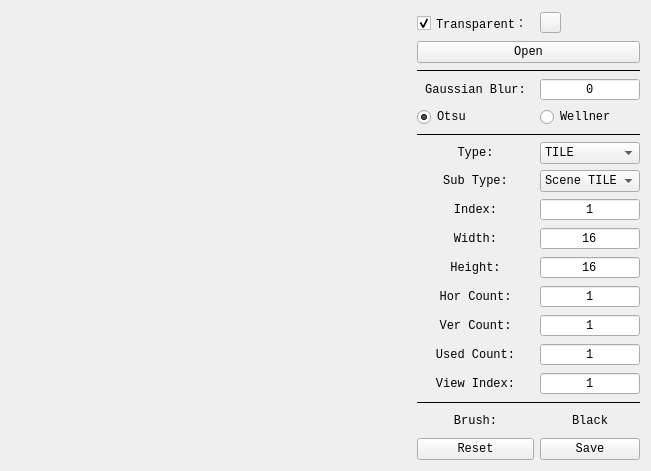
<?xml version="1.0" encoding="UTF-8"?>
<ui version="4.0">
 <class>IconViewEditWidget</class>
 <widget class="QWidget" name="IconViewEditWidget">
  <property name="geometry">
   <rect>
    <x>0</x>
    <y>0</y>
    <width>639</width>
    <height>439</height>
   </rect>
  </property>
  <property name="font">
   <font>
    <family>Consolas</family>
   </font>
  </property>
  <layout class="QHBoxLayout" name="horizontalLayout" stretch="1,0">
   <item>
    <widget class="IconViewEdit" name="iconViewEdit" native="true">
     <property name="minimumSize">
      <size>
       <width>400</width>
       <height>400</height>
      </size>
     </property>
     <property name="font">
      <font>
       <family>Consolas</family>
      </font>
     </property>
    </widget>
   </item>
   <item>
    <layout class="QGridLayout" name="gridLayout">
     <item row="8" column="1">
      <widget class="QSpinBox" name="iconIdx">
       <property name="font">
        <font>
         <family>Consolas</family>
         <pointsize>9</pointsize>
         <bold>false</bold>
        </font>
       </property>
       <property name="alignment">
        <set>Qt::AlignCenter</set>
       </property>
       <property name="buttonSymbols">
        <enum>QAbstractSpinBox::NoButtons</enum>
       </property>
       <property name="minimum">
        <number>1</number>
       </property>
       <property name="maximum">
        <number>255</number>
       </property>
      </widget>
     </item>
     <item row="7" column="1">
      <widget class="QComboBox" name="iconSubType">
       <item>
        <property name="text">
         <string>Scene TILE</string>
        </property>
       </item>
      </widget>
     </item>
     <item row="15" column="0" colspan="2">
      <widget class="Line" name="line_3">
       <property name="font">
        <font>
         <family>Consolas</family>
        </font>
       </property>
       <property name="frameShadow">
        <enum>QFrame::Plain</enum>
       </property>
       <property name="orientation">
        <enum>Qt::Horizontal</enum>
       </property>
      </widget>
     </item>
     <item row="11" column="1">
      <widget class="QSpinBox" name="iconHorCnt">
       <property name="font">
        <font>
         <family>Consolas</family>
         <pointsize>9</pointsize>
         <bold>false</bold>
        </font>
       </property>
       <property name="alignment">
        <set>Qt::AlignCenter</set>
       </property>
       <property name="buttonSymbols">
        <enum>QAbstractSpinBox::NoButtons</enum>
       </property>
       <property name="minimum">
        <number>0</number>
       </property>
       <property name="maximum">
        <number>255</number>
       </property>
       <property name="value">
        <number>1</number>
       </property>
      </widget>
     </item>
     <item row="8" column="0">
      <widget class="QLabel" name="iconIdxLbl">
       <property name="font">
        <font>
         <family>Consolas</family>
        </font>
       </property>
       <property name="text">
        <string>Index:</string>
       </property>
       <property name="alignment">
        <set>Qt::AlignCenter</set>
       </property>
      </widget>
     </item>
     <item row="4" column="0">
      <widget class="QRadioButton" name="otsuRB">
       <property name="text">
        <string>Otsu</string>
       </property>
       <property name="checked">
        <bool>true</bool>
       </property>
       <attribute name="buttonGroup">
        <string notr="true">binBtnGroup</string>
       </attribute>
      </widget>
     </item>
     <item row="3" column="1">
      <widget class="QSpinBox" name="gaussianBlur">
       <property name="font">
        <font>
         <family>Consolas</family>
         <pointsize>9</pointsize>
         <bold>false</bold>
        </font>
       </property>
       <property name="alignment">
        <set>Qt::AlignCenter</set>
       </property>
       <property name="buttonSymbols">
        <enum>QAbstractSpinBox::NoButtons</enum>
       </property>
       <property name="minimum">
        <number>0</number>
       </property>
       <property name="maximum">
        <number>15</number>
       </property>
      </widget>
     </item>
     <item row="16" column="1">
      <widget class="QPushButton" name="brushBtn">
       <property name="font">
        <font>
         <family>Consolas</family>
        </font>
       </property>
       <property name="text">
        <string>Black</string>
       </property>
       <property name="flat">
        <bool>true</bool>
       </property>
      </widget>
     </item>
     <item row="6" column="1">
      <widget class="QComboBox" name="iconType">
       <item>
        <property name="text">
         <string>TILE</string>
        </property>
       </item>
       <item>
        <property name="text">
         <string>Role</string>
        </property>
       </item>
       <item>
        <property name="text">
         <string>Prop</string>
        </property>
       </item>
       <item>
        <property name="text">
         <string>Effect</string>
        </property>
       </item>
       <item>
        <property name="text">
         <string>Extra</string>
        </property>
       </item>
      </widget>
     </item>
     <item row="10" column="0">
      <widget class="QLabel" name="iconHeightLbl">
       <property name="font">
        <font>
         <family>Consolas</family>
        </font>
       </property>
       <property name="text">
        <string>Height:</string>
       </property>
       <property name="alignment">
        <set>Qt::AlignCenter</set>
       </property>
      </widget>
     </item>
     <item row="14" column="0">
      <widget class="QLabel" name="iconViewIdxLbl">
       <property name="font">
        <font>
         <family>Consolas</family>
        </font>
       </property>
       <property name="text">
        <string>View Index:</string>
       </property>
       <property name="alignment">
        <set>Qt::AlignCenter</set>
       </property>
      </widget>
     </item>
     <item row="14" column="1">
      <widget class="QSpinBox" name="iconViewIdx">
       <property name="font">
        <font>
         <family>Consolas</family>
         <pointsize>9</pointsize>
         <bold>false</bold>
        </font>
       </property>
       <property name="alignment">
        <set>Qt::AlignCenter</set>
       </property>
       <property name="buttonSymbols">
        <enum>QAbstractSpinBox::NoButtons</enum>
       </property>
       <property name="minimum">
        <number>0</number>
       </property>
       <property name="maximum">
        <number>255</number>
       </property>
       <property name="value">
        <number>1</number>
       </property>
      </widget>
     </item>
     <item row="0" column="0">
      <widget class="QCheckBox" name="transChk">
       <property name="text">
        <string>Transparent：</string>
       </property>
       <property name="checked">
        <bool>true</bool>
       </property>
      </widget>
     </item>
     <item row="4" column="1">
      <widget class="QRadioButton" name="wellnerRB">
       <property name="text">
        <string>Wellner</string>
       </property>
       <attribute name="buttonGroup">
        <string notr="true">binBtnGroup</string>
       </attribute>
      </widget>
     </item>
     <item row="5" column="0" colspan="2">
      <widget class="Line" name="line_2">
       <property name="font">
        <font>
         <family>Consolas</family>
        </font>
       </property>
       <property name="frameShadow">
        <enum>QFrame::Plain</enum>
       </property>
       <property name="orientation">
        <enum>Qt::Horizontal</enum>
       </property>
      </widget>
     </item>
     <item row="12" column="1">
      <widget class="QSpinBox" name="iconVerCnt">
       <property name="font">
        <font>
         <family>Consolas</family>
         <pointsize>9</pointsize>
         <bold>false</bold>
        </font>
       </property>
       <property name="alignment">
        <set>Qt::AlignCenter</set>
       </property>
       <property name="buttonSymbols">
        <enum>QAbstractSpinBox::NoButtons</enum>
       </property>
       <property name="minimum">
        <number>0</number>
       </property>
       <property name="maximum">
        <number>255</number>
       </property>
       <property name="value">
        <number>1</number>
       </property>
      </widget>
     </item>
     <item row="9" column="1">
      <widget class="QSpinBox" name="iconWidth">
       <property name="font">
        <font>
         <family>Consolas</family>
         <pointsize>9</pointsize>
         <bold>false</bold>
        </font>
       </property>
       <property name="alignment">
        <set>Qt::AlignCenter</set>
       </property>
       <property name="buttonSymbols">
        <enum>QAbstractSpinBox::NoButtons</enum>
       </property>
       <property name="minimum">
        <number>0</number>
       </property>
       <property name="maximum">
        <number>255</number>
       </property>
       <property name="value">
        <number>16</number>
       </property>
      </widget>
     </item>
     <item row="7" column="0">
      <widget class="QLabel" name="iconSubTypeLbl">
       <property name="font">
        <font>
         <family>Consolas</family>
        </font>
       </property>
       <property name="text">
        <string>Sub Type:</string>
       </property>
       <property name="alignment">
        <set>Qt::AlignCenter</set>
       </property>
      </widget>
     </item>
     <item row="9" column="0">
      <widget class="QLabel" name="iconWidthLbl">
       <property name="font">
        <font>
         <family>Consolas</family>
        </font>
       </property>
       <property name="text">
        <string>Width:</string>
       </property>
       <property name="alignment">
        <set>Qt::AlignCenter</set>
       </property>
      </widget>
     </item>
     <item row="12" column="0">
      <widget class="QLabel" name="iconVerCntLbl">
       <property name="font">
        <font>
         <family>Consolas</family>
        </font>
       </property>
       <property name="text">
        <string>Ver Count:</string>
       </property>
       <property name="alignment">
        <set>Qt::AlignCenter</set>
       </property>
      </widget>
     </item>
     <item row="1" column="0" colspan="2">
      <widget class="QPushButton" name="openFile">
       <property name="font">
        <font>
         <family>Consolas</family>
        </font>
       </property>
       <property name="text">
        <string>Open</string>
       </property>
      </widget>
     </item>
     <item row="2" column="0" colspan="2">
      <widget class="Line" name="line_1">
       <property name="font">
        <font>
         <family>Consolas</family>
        </font>
       </property>
       <property name="frameShadow">
        <enum>QFrame::Plain</enum>
       </property>
       <property name="orientation">
        <enum>Qt::Horizontal</enum>
       </property>
      </widget>
     </item>
     <item row="16" column="0">
      <widget class="QLabel" name="brushLbl">
       <property name="font">
        <font>
         <family>Consolas</family>
        </font>
       </property>
       <property name="text">
        <string>Brush:</string>
       </property>
       <property name="alignment">
        <set>Qt::AlignCenter</set>
       </property>
      </widget>
     </item>
     <item row="3" column="0">
      <widget class="QLabel" name="gaussianBlurLbl">
       <property name="font">
        <font>
         <family>Consolas</family>
        </font>
       </property>
       <property name="text">
        <string>Gaussian Blur:</string>
       </property>
       <property name="alignment">
        <set>Qt::AlignCenter</set>
       </property>
      </widget>
     </item>
     <item row="0" column="1">
      <widget class="ColorButton" name="transColorBtn">
       <property name="minimumSize">
        <size>
         <width>21</width>
         <height>21</height>
        </size>
       </property>
       <property name="maximumSize">
        <size>
         <width>21</width>
         <height>21</height>
        </size>
       </property>
       <property name="font">
        <font>
         <family>Consolas</family>
        </font>
       </property>
       <property name="text">
        <string/>
       </property>
      </widget>
     </item>
     <item row="6" column="0">
      <widget class="QLabel" name="iconTypeLbl">
       <property name="font">
        <font>
         <family>Consolas</family>
        </font>
       </property>
       <property name="text">
        <string>Type:</string>
       </property>
       <property name="alignment">
        <set>Qt::AlignCenter</set>
       </property>
      </widget>
     </item>
     <item row="11" column="0">
      <widget class="QLabel" name="iconHorCntLbl">
       <property name="font">
        <font>
         <family>Consolas</family>
        </font>
       </property>
       <property name="text">
        <string>Hor Count:</string>
       </property>
       <property name="alignment">
        <set>Qt::AlignCenter</set>
       </property>
      </widget>
     </item>
     <item row="10" column="1">
      <widget class="QSpinBox" name="iconHeight">
       <property name="font">
        <font>
         <family>Consolas</family>
         <pointsize>9</pointsize>
         <bold>false</bold>
        </font>
       </property>
       <property name="alignment">
        <set>Qt::AlignCenter</set>
       </property>
       <property name="buttonSymbols">
        <enum>QAbstractSpinBox::NoButtons</enum>
       </property>
       <property name="minimum">
        <number>0</number>
       </property>
       <property name="maximum">
        <number>255</number>
       </property>
       <property name="value">
        <number>16</number>
       </property>
      </widget>
     </item>
     <item row="13" column="0">
      <widget class="QLabel" name="iconCntLbl">
       <property name="font">
        <font>
         <family>Consolas</family>
        </font>
       </property>
       <property name="text">
        <string>Used Count:</string>
       </property>
       <property name="alignment">
        <set>Qt::AlignCenter</set>
       </property>
      </widget>
     </item>
     <item row="13" column="1">
      <widget class="QSpinBox" name="iconCnt">
       <property name="font">
        <font>
         <family>Consolas</family>
         <pointsize>9</pointsize>
         <bold>false</bold>
        </font>
       </property>
       <property name="alignment">
        <set>Qt::AlignCenter</set>
       </property>
       <property name="buttonSymbols">
        <enum>QAbstractSpinBox::NoButtons</enum>
       </property>
       <property name="minimum">
        <number>0</number>
       </property>
       <property name="maximum">
        <number>255</number>
       </property>
       <property name="value">
        <number>1</number>
       </property>
      </widget>
     </item>
     <item row="17" column="1">
      <widget class="QPushButton" name="saveFile">
       <property name="font">
        <font>
         <family>Consolas</family>
        </font>
       </property>
       <property name="text">
        <string>Save</string>
       </property>
      </widget>
     </item>
     <item row="17" column="0">
      <widget class="QPushButton" name="resetView">
       <property name="font">
        <font>
         <family>Consolas</family>
        </font>
       </property>
       <property name="text">
        <string>Reset</string>
       </property>
      </widget>
     </item>
    </layout>
   </item>
  </layout>
 </widget>
 <customwidgets>
  <customwidget>
   <class>IconViewEdit</class>
   <extends>QWidget</extends>
   <header>iconviewedit.h</header>
   <container>1</container>
  </customwidget>
  <customwidget>
   <class>ColorButton</class>
   <extends>QPushButton</extends>
   <header>colorbutton.h</header>
  </customwidget>
 </customwidgets>
 <tabstops>
  <tabstop>transChk</tabstop>
  <tabstop>transColorBtn</tabstop>
  <tabstop>openFile</tabstop>
  <tabstop>gaussianBlur</tabstop>
  <tabstop>otsuRB</tabstop>
  <tabstop>wellnerRB</tabstop>
  <tabstop>iconType</tabstop>
  <tabstop>iconSubType</tabstop>
  <tabstop>iconIdx</tabstop>
  <tabstop>iconWidth</tabstop>
  <tabstop>iconHeight</tabstop>
  <tabstop>iconHorCnt</tabstop>
  <tabstop>iconVerCnt</tabstop>
  <tabstop>iconCnt</tabstop>
  <tabstop>iconViewIdx</tabstop>
  <tabstop>brushBtn</tabstop>
  <tabstop>resetView</tabstop>
  <tabstop>saveFile</tabstop>
 </tabstops>
 <resources/>
 <connections/>
 <buttongroups>
  <buttongroup name="binBtnGroup"/>
 </buttongroups>
</ui>
